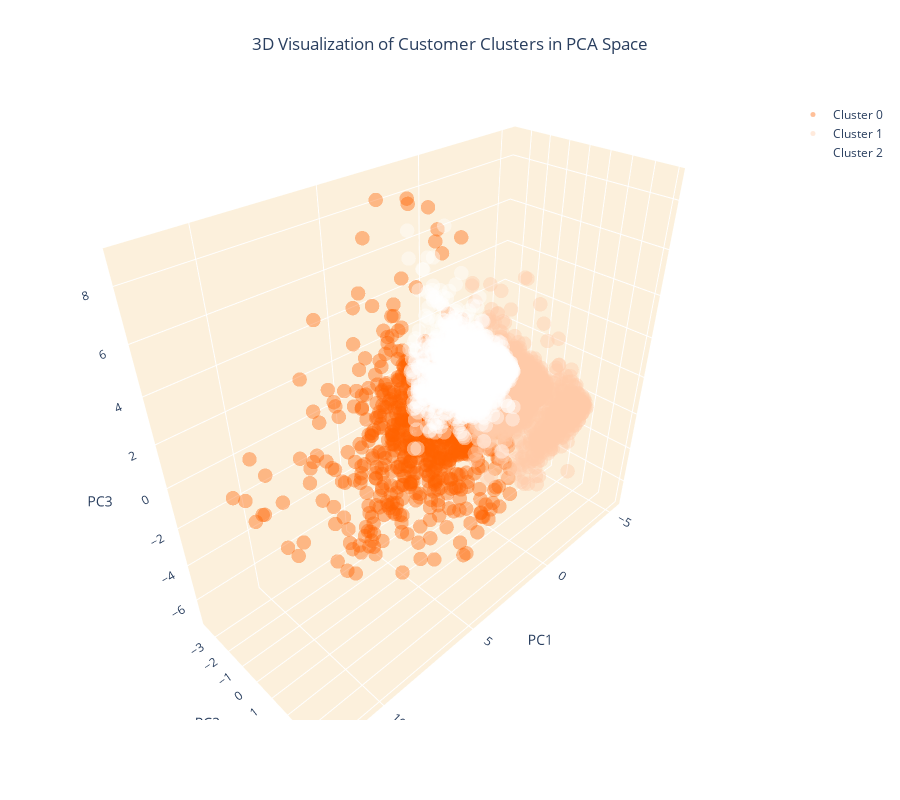

Notebook source saved alongside this figure:
### Code cell
# Create separate data frames for each cluster
cluster_0 = customer_data_pca[customer_data_pca['cluster'] == 0]
cluster_1 = customer_data_pca[customer_data_pca['cluster'] == 1]
cluster_2 = customer_data_pca[customer_data_pca['cluster'] == 2]

# Create a 3D scatter plot
fig = go.Figure()

# Add data points for each cluster separately and specify the color
fig.add_trace(go.Scatter3d(x=cluster_0['PC1'], y=cluster_0['PC2'], z=cluster_0['PC3'],
                           mode='markers', marker=dict(color=colors[0], size=5, opacity=0.4), name='Cluster 0'))
fig.add_trace(go.Scatter3d(x=cluster_1['PC1'], y=cluster_1['PC2'], z=cluster_1['PC3'],
                           mode='markers', marker=dict(color=colors[1], size=5, opacity=0.4), name='Cluster 1'))
fig.add_trace(go.Scatter3d(x=cluster_2['PC1'], y=cluster_2['PC2'], z=cluster_2['PC3'],
                           mode='markers', marker=dict(color=colors[2], size=5, opacity=0.4), name='Cluster 2'))

# Set the title and layout details
fig.update_layout(
    title=dict(text='3D Visualization of Customer Clusters in PCA Space', x=0.5),
    scene=dict(
        xaxis=dict(backgroundcolor="#fcf0dc", gridcolor='white', title='PC1'),
        yaxis=dict(backgroundcolor="#fcf0dc", gridcolor='white', title='PC2'),
        zaxis=dict(backgroundcolor="#fcf0dc", gridcolor='white', title='PC3'),
    ),
    width=900,
    height=800
)

# Show the plot
fig.show()

### Figure 1 — Plotly figure (JSON) as saved in the notebook; plotly's stock layout.template omitted (floating-point values rounded to 4 significant figures; data arrays with more than 128 entries replaced by an {"elided": "..."} marker saying what was removed)
{"data": [{"marker": {"color": "#ff6200", "opacity": 0.4, "size": 5}, "mode": "markers", "name": "Cluster 0", "x": {"elided": "736 float values"}, "y": {"elided": "736 float values"}, "z": {"elided": "736 float values"}, "type": "scatter3d"}, {"marker": {"color": "#ffcaa8", "opacity": 0.4, "size": 5}, "mode": "markers", "name": "Cluster 1", "x": {"elided": "1656 float values"}, "y": {"elided": "1656 float values"}, "z": {"elided": "1656 float values"}, "type": "scatter3d"}, {"marker": {"color": "white", "opacity": 0.4, "size": 5}, "mode": "markers", "name": "Cluster 2", "x": {"elided": "1675 float values"}, "y": {"elided": "1675 float values"}, "z": {"elided": "1675 float values"}, "type": "scatter3d"}], "layout": {"title": {"text": "3D Visualization of Customer Clusters in PCA Space", "x": 0.5}, "scene": {"xaxis": {"backgroundcolor": "#fcf0dc", "gridcolor": "white", "title": {"text": "PC1"}}, "yaxis": {"backgroundcolor": "#fcf0dc", "gridcolor": "white", "title": {"text": "PC2"}}, "zaxis": {"backgroundcolor": "#fcf0dc", "gridcolor": "white", "title": {"text": "PC3"}}}, "width": 900, "height": 800}}
